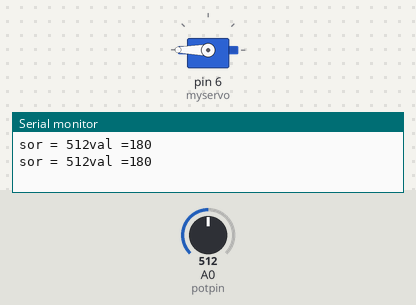
This sketch was run on a simulated Arduino Uno, built with avr-gcc and run on an emulated ATmega328P. Shown: servo, the last lines printed to the serial monitor. The inputs (shaded band) are chosen by the test bench; at power-on: A0 (potpin) = 512.

Above: at 1.2 s.
1.3 s: A0 (potpin) set to 306
At 3.1 s:
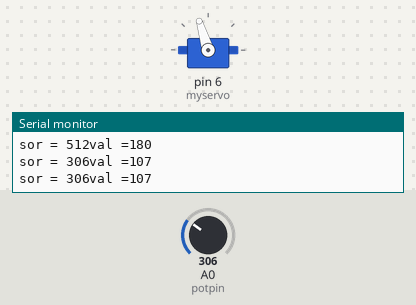
3.5 s: A0 (potpin) set to 122
At 4.7 s:
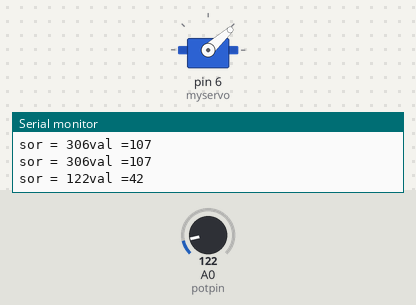
5.5 s: A0 (potpin) set to 0
At 7.2 s:
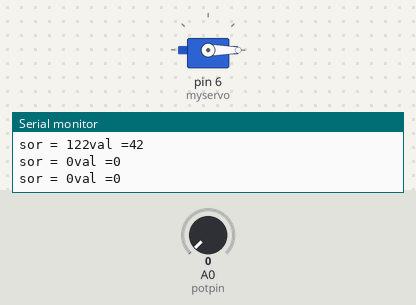
7.5 s: A0 (potpin) set to 511
At 9.0 s:
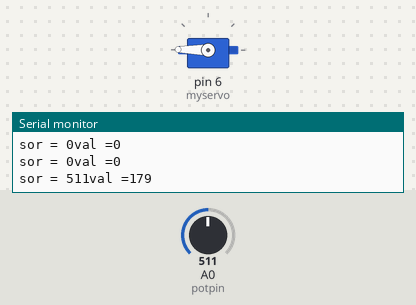
9.5 s: A0 (potpin) set to 716
At 10.6 s:
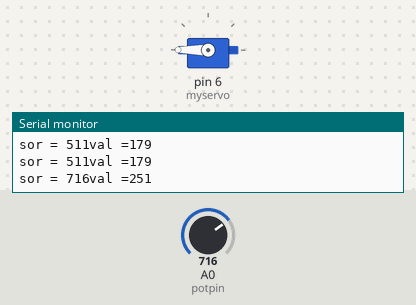
Timing chart, 0 to 12.5 s (numbered marks = the images above; inputs shaded):
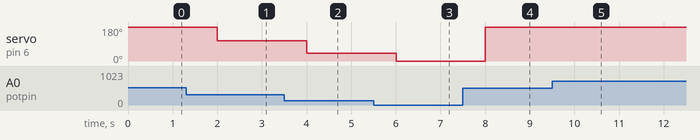

The sketch:

Knob_mod.ino
```cpp
/*
 Controlling a servo position using a potentiometer (variable resistor)
 by Michal Rinott <http://people.interaction-ivrea.it/m.rinott>

 modified on 8 Nov 2013
 by Scott Fitzgerald
 http://www.arduino.cc/en/Tutorial/Knob
*/

#include <Servo.h>

Servo myservo;  // create servo object to control a servo

int potpin = A0;  // analog pin used to connect the potentiometer
int val;    // variable to read the value from the analog pin
int sensorValue = 0;

void setup() {
  myservo.attach(6);  // attaches the servo on pin 9 to the servo object
  Serial.begin(9600);
}

void loop() {
  val = analogRead(potpin);            // reads the value of the potentiometer (value between 0 and 1023)
  sensorValue = analogRead(potpin);
  Serial.print("sor = ");
  Serial.print(sensorValue);
  val = map(val, 0, 1023, 0, 360);     // scale it for use with the servo (value between 0 and 180)
  myservo.write(val);                  // sets the servo position according to the scaled value
  Serial.print("val =");
  Serial.println(val);
  delay(1000);                           // waits for the servo to get there
}
```

Measured:
- after the input at 1.3 s, servo on pin 6 (myservo): 180° → 107° after 0.70 s
- after the input at 3.5 s, servo on pin 6 (myservo): 107° → 42° after 0.50 s
- after the input at 5.5 s, servo on pin 6 (myservo): 42° → 0° after 0.51 s
- after the input at 7.5 s, servo on pin 6 (myservo): 0° → 179° after 0.51 s
- after the input at 9.5 s, servo on pin 6 (myservo): 179° → 180° after 0.51 s
